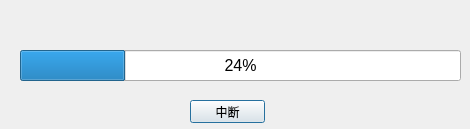
<?xml version="1.0" encoding="UTF-8"?>
<ui version="4.0">
 <class>processbar</class>
 <widget class="QDialog" name="progressbar">
  <property name="geometry">
   <rect>
    <x>0</x>
    <y>0</y>
    <width>470</width>
    <height>129</height>
   </rect>
  </property>
  <property name="windowTitle">
   <string>Dialog</string>
  </property>
  <widget class="QProgressBar" name="progressBar">
   <property name="geometry">
    <rect>
     <x>20</x>
     <y>50</y>
     <width>441</width>
     <height>31</height>
    </rect>
   </property>
   <property name="font">
    <font>
     <pointsize>12</pointsize>
    </font>
   </property>
   <property name="value">
    <number>24</number>
   </property>
  </widget>
  <widget class="QPushButton" name="stop_pushButton">
   <property name="geometry">
    <rect>
     <x>190</x>
     <y>100</y>
     <width>75</width>
     <height>23</height>
    </rect>
   </property>
   <property name="text">
    <string>中断</string>
   </property>
  </widget>
 </widget>
 <resources/>
 <connections/>
</ui>
